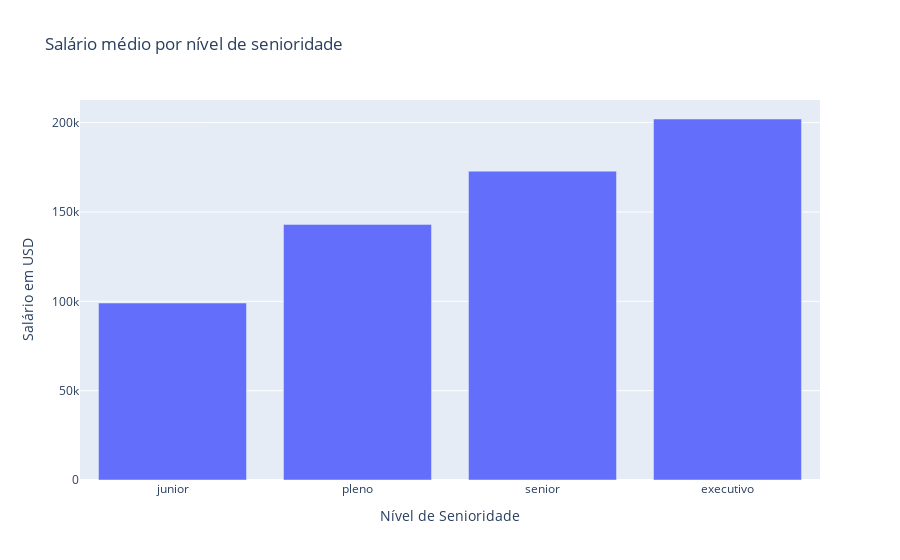

The cell this chart's notebook holds for it:
### Markdown cell above
##### Qual país paga o maior média salarial para cientistas de dados especificamente?

### Code cell
# Calcular média salarial
media_senioridade = df.groupby('senioridade')['usd'].mean().reset_index()

# Criar gráfico interativo
fig = px.bar(media_senioridade, x='senioridade', y='usd', title='Salário médio por nível de senioridade', labels={'usd': 'Salário em USD', 'senioridade': 'Nível de Senioridade'})
fig.update_layout(xaxis={'categoryorder': 'total ascending'})
fig.show()

### Figure 1 — Plotly figure (JSON) as saved in the notebook; plotly's stock layout.template omitted (floating-point values rounded to 4 significant figures)
{"data": [{"hovertemplate": "Nível de Senioridade=%{x}<br>Salário em USD=%{y}<extra></extra>", "legendgroup": "", "marker": {"color": "#636efa", "pattern": {"shape": ""}}, "name": "", "orientation": "v", "showlegend": false, "textposition": "auto", "type": "bar", "x": ["executivo", "junior", "pleno", "senior"], "xaxis": "x", "y": [202000.0, 99040.0, 143000.0, 172900.0], "yaxis": "y"}], "layout": {"barmode": "relative", "legend": {"tracegroupgap": 0}, "title": {"text": "Salário médio por nível de senioridade"}, "xaxis": {"anchor": "y", "categoryorder": "total ascending", "domain": [0, 1], "title": {"text": "Nível de Senioridade"}}, "yaxis": {"anchor": "x", "domain": [0, 1], "title": {"text": "Salário em USD"}}}}
